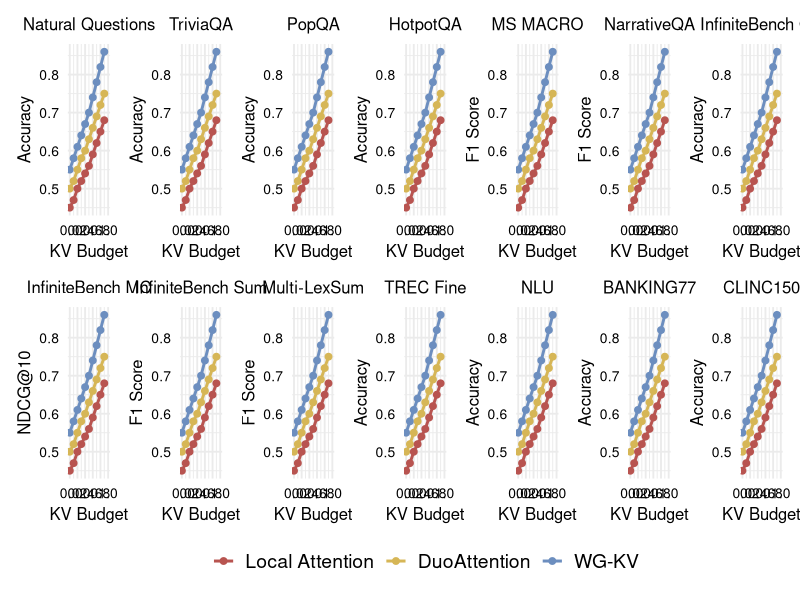

Source code (R):
library(tidyverse)
library(patchwork)

data <- read_csv("data/benchmark.csv")

panel_info <- data %>%
  distinct(panel_id, panel_title, y_label) %>%
  arrange(panel_id)

data <- data %>%
  mutate(method = fct_rev(fct_inorder(method)))

plot_list <- map(seq_len(nrow(panel_info)), \(id) {
  panel_label <- panel_info$panel_title[[id]]
  y_label <- panel_info$y_label[[id]]

  data %>%
    filter(panel_id == id) %>%
    ggplot(aes(x = kv_ratio, y = score, colour = method)) +
    geom_line(linewidth = 1) +
    geom_point(size = 2) +
    scale_colour_manual(
      values = c("WG-KV" = "#6C8EBF", "DuoAttention" = "#D6B656", "Local Attention" = "#B85450")
    ) +
    scale_x_continuous(
      limits = c(0, 1),
      breaks = seq(0, 1, by = 0.2)
    ) +
    labs(
      x = "KV Budget",
      y = y_label,
      title = panel_label
    ) +
    theme_minimal(base_size = 14) +
    theme(
      plot.title = element_text(size = 12, hjust = 0.5),
      axis.text.x = element_text(size = 10, colour = "black"),
      axis.text.y = element_text(size = 10, colour = "black"),
      axis.title.x = element_text(size = 12),
      axis.title.y = element_text(size = 12),
      legend.title = element_blank(),
      legend.text = element_text(size = 14)
    )
})

fig <- wrap_plots(plot_list, ncol = 7, guides = "collect") &
  theme(legend.position = "bottom")

ggsave("benchmark.pdf", fig, width = 14.0, height = 4.5, units = "in")
